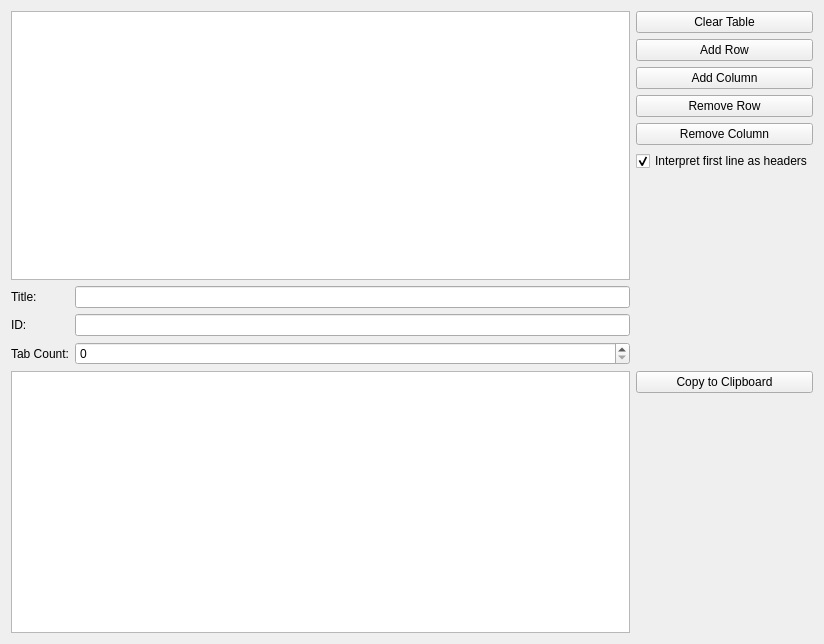
<?xml version="1.0" encoding="UTF-8"?>
<ui version="4.0">
 <class>Widget</class>
 <widget class="QWidget" name="Widget">
  <property name="geometry">
   <rect>
    <x>0</x>
    <y>0</y>
    <width>824</width>
    <height>644</height>
   </rect>
  </property>
  <property name="windowTitle">
   <string>Widget</string>
  </property>
  <layout class="QGridLayout" name="gridLayout">
   <item row="4" column="0">
    <layout class="QGridLayout" name="gridLayout_2">
     <item row="1" column="0">
      <widget class="QLabel" name="label_2">
       <property name="text">
        <string>ID:</string>
       </property>
      </widget>
     </item>
     <item row="0" column="2">
      <widget class="QLineEdit" name="lineEditTitle"/>
     </item>
     <item row="0" column="0">
      <widget class="QLabel" name="label">
       <property name="text">
        <string>Title:</string>
       </property>
      </widget>
     </item>
     <item row="1" column="2">
      <widget class="QLineEdit" name="lineEditId"/>
     </item>
     <item row="2" column="0">
      <widget class="QLabel" name="label_3">
       <property name="text">
        <string>Tab Count:</string>
       </property>
      </widget>
     </item>
     <item row="2" column="2">
      <widget class="QSpinBox" name="spinBoxTabCount"/>
     </item>
    </layout>
   </item>
   <item row="0" column="1">
    <layout class="QVBoxLayout" name="verticalLayout">
     <item>
      <widget class="QPushButton" name="pushButtonClearTable">
       <property name="text">
        <string>Clear Table</string>
       </property>
      </widget>
     </item>
     <item>
      <widget class="QPushButton" name="pushButtonAddRow">
       <property name="text">
        <string>Add Row</string>
       </property>
      </widget>
     </item>
     <item>
      <widget class="QPushButton" name="pushButtonAddColumn">
       <property name="text">
        <string>Add Column</string>
       </property>
      </widget>
     </item>
     <item>
      <widget class="QPushButton" name="pushButtonRemoveRow">
       <property name="text">
        <string>Remove Row</string>
       </property>
      </widget>
     </item>
     <item>
      <widget class="QPushButton" name="pushButtonRemoveColumn">
       <property name="text">
        <string>Remove Column</string>
       </property>
      </widget>
     </item>
     <item>
      <widget class="QCheckBox" name="checkBox">
       <property name="text">
        <string>Interpret first line as headers</string>
       </property>
       <property name="checked">
        <bool>true</bool>
       </property>
      </widget>
     </item>
     <item>
      <spacer name="verticalSpacer">
       <property name="orientation">
        <enum>Qt::Vertical</enum>
       </property>
       <property name="sizeHint" stdset="0">
        <size>
         <width>20</width>
         <height>40</height>
        </size>
       </property>
      </spacer>
     </item>
    </layout>
   </item>
   <item row="0" column="0" rowspan="2">
    <widget class="QTableWidget" name="tableWidget"/>
   </item>
   <item row="6" column="0">
    <widget class="QPlainTextEdit" name="plainTextEdit">
     <property name="readOnly">
      <bool>true</bool>
     </property>
    </widget>
   </item>
   <item row="6" column="1">
    <layout class="QVBoxLayout" name="verticalLayout_2">
     <item>
      <widget class="QPushButton" name="pushButtonCopyToClipboard">
       <property name="text">
        <string>Copy to Clipboard</string>
       </property>
      </widget>
     </item>
     <item>
      <spacer name="verticalSpacer_2">
       <property name="orientation">
        <enum>Qt::Vertical</enum>
       </property>
       <property name="sizeHint" stdset="0">
        <size>
         <width>20</width>
         <height>40</height>
        </size>
       </property>
      </spacer>
     </item>
    </layout>
   </item>
  </layout>
 </widget>
 <layoutdefault spacing="6" margin="11"/>
 <resources/>
 <connections/>
</ui>
